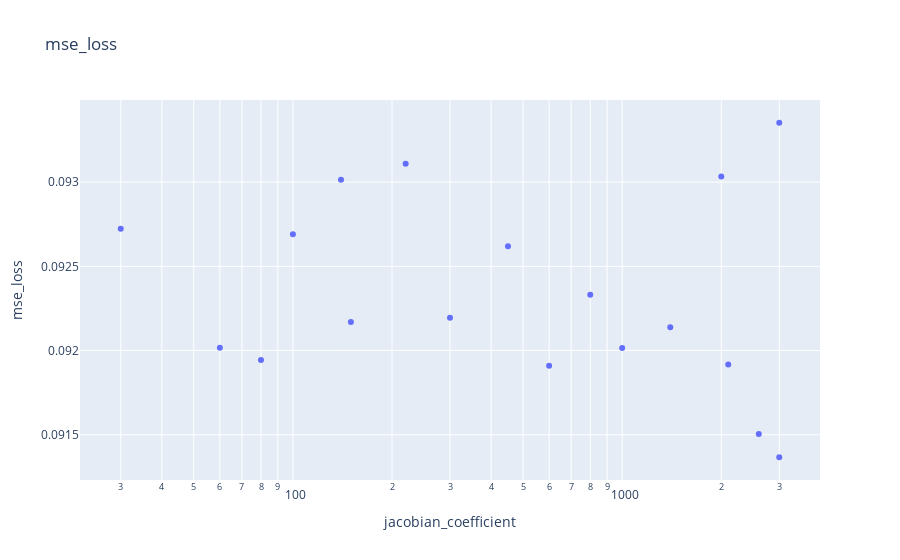
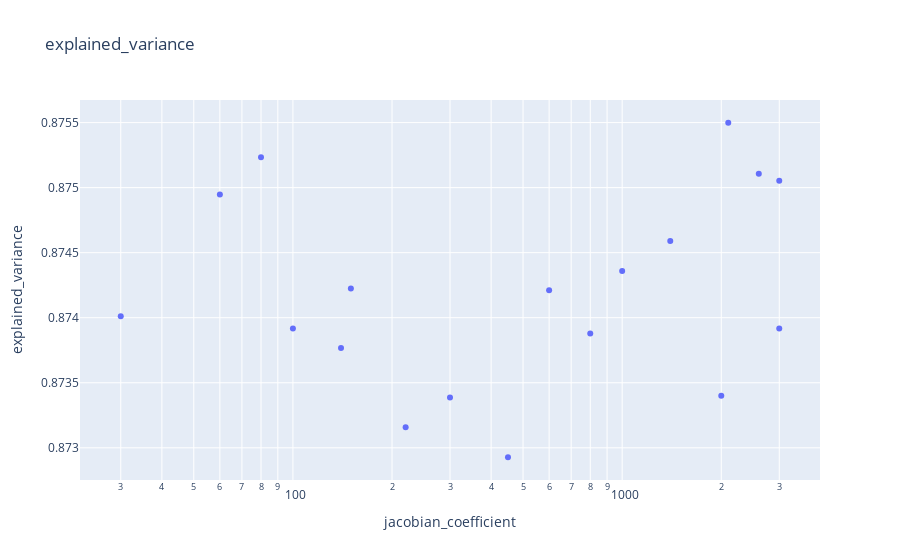
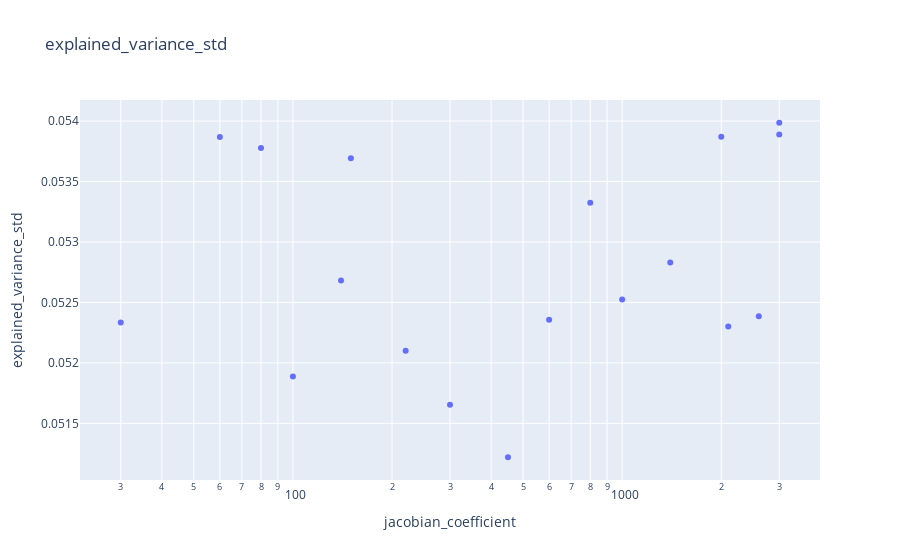
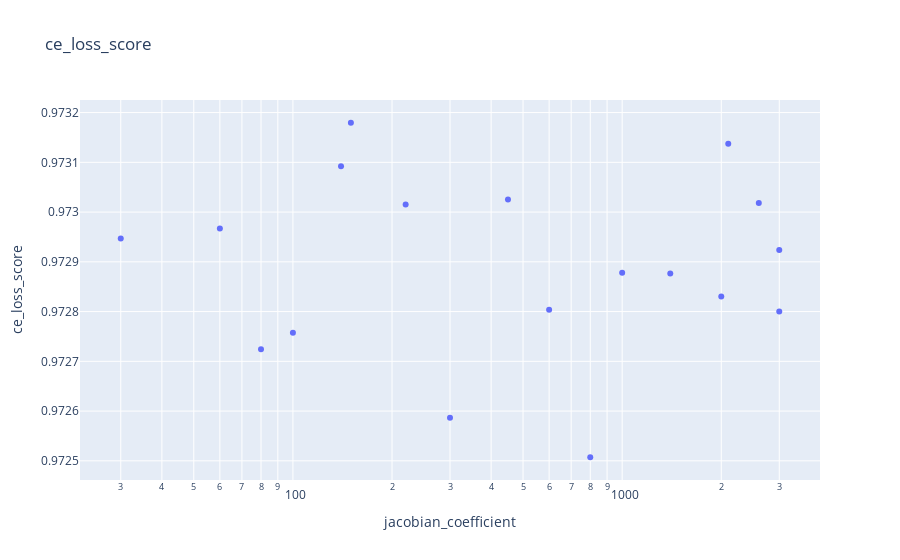

The notebook cell these images were saved under, in order:
### Code cell
jac_range = [30, 3_000]
df_filtered = df[df["jacobian_coefficient"] >= jac_range[0]]
df_filtered = df_filtered[df_filtered["jacobian_coefficient"] <= jac_range[1]]

for m in metrics:
    metric = m.split(".")[1] if "." in m else m.split("/")[1]
    px.scatter(df_filtered, x="jacobian_coefficient", y=metric, log_x=True, title=metric).show()

### Figure 1 — Plotly figure (JSON) as saved in the notebook; plotly's stock layout.template omitted (floating-point values rounded to 4 significant figures)
{"data": [{"hovertemplate": "jacobian_coefficient=%{x}<br>mse_loss=%{y}<extra></extra>", "legendgroup": "", "marker": {"color": "#636efa", "symbol": "circle"}, "mode": "markers", "name": "", "orientation": "v", "showlegend": false, "type": "scatter", "x": [3000, 1000, 600, 300, 100, 3000, 2000, 800, 30, 60, 80, 150, 220, 450, 1400, 2100, 2600, 140], "xaxis": "x", "y": [0.09335, 0.09202, 0.09191, 0.09219, 0.09269, 0.09137, 0.09303, 0.09233, 0.09272, 0.09202, 0.09194, 0.09217, 0.09311, 0.09262, 0.09214, 0.09192, 0.09151, 0.09301], "yaxis": "y"}], "layout": {"legend": {"tracegroupgap": 0}, "title": {"text": "mse_loss"}, "xaxis": {"anchor": "y", "domain": [0, 1], "title": {"text": "jacobian_coefficient"}, "type": "log"}, "yaxis": {"anchor": "x", "domain": [0, 1], "title": {"text": "mse_loss"}}}}

### Figure 2 — Plotly figure (JSON) as saved in the notebook; plotly's stock layout.template omitted (floating-point values rounded to 4 significant figures)
{"data": [{"hovertemplate": "jacobian_coefficient=%{x}<br>explained_variance=%{y}<extra></extra>", "legendgroup": "", "marker": {"color": "#636efa", "symbol": "circle"}, "mode": "markers", "name": "", "orientation": "v", "showlegend": false, "type": "scatter", "x": [3000, 1000, 600, 300, 100, 3000, 2000, 800, 30, 60, 80, 150, 220, 450, 1400, 2100, 2600, 140], "xaxis": "x", "y": [0.8739, 0.8744, 0.8742, 0.8734, 0.8739, 0.8751, 0.8734, 0.8739, 0.874, 0.8749, 0.8752, 0.8742, 0.8732, 0.8729, 0.8746, 0.8755, 0.8751, 0.8738], "yaxis": "y"}], "layout": {"legend": {"tracegroupgap": 0}, "title": {"text": "explained_variance"}, "xaxis": {"anchor": "y", "domain": [0, 1], "title": {"text": "jacobian_coefficient"}, "type": "log"}, "yaxis": {"anchor": "x", "domain": [0, 1], "title": {"text": "explained_variance"}}}}

### Figure 3 — Plotly figure (JSON) as saved in the notebook; plotly's stock layout.template omitted (floating-point values rounded to 4 significant figures)
{"data": [{"hovertemplate": "jacobian_coefficient=%{x}<br>explained_variance_std=%{y}<extra></extra>", "legendgroup": "", "marker": {"color": "#636efa", "symbol": "circle"}, "mode": "markers", "name": "", "orientation": "v", "showlegend": false, "type": "scatter", "x": [3000, 1000, 600, 300, 100, 3000, 2000, 800, 30, 60, 80, 150, 220, 450, 1400, 2100, 2600, 140], "xaxis": "x", "y": [0.05389, 0.05252, 0.05236, 0.05165, 0.05189, 0.05399, 0.05387, 0.05332, 0.05233, 0.05387, 0.05378, 0.05369, 0.0521, 0.05122, 0.05283, 0.0523, 0.05239, 0.05268], "yaxis": "y"}], "layout": {"legend": {"tracegroupgap": 0}, "title": {"text": "explained_variance_std"}, "xaxis": {"anchor": "y", "domain": [0, 1], "title": {"text": "jacobian_coefficient"}, "type": "log"}, "yaxis": {"anchor": "x", "domain": [0, 1], "title": {"text": "explained_variance_std"}}}}

### Figure 4 — Plotly figure (JSON) as saved in the notebook; plotly's stock layout.template omitted (floating-point values rounded to 4 significant figures)
{"data": [{"hovertemplate": "jacobian_coefficient=%{x}<br>ce_loss_score=%{y}<extra></extra>", "legendgroup": "", "marker": {"color": "#636efa", "symbol": "circle"}, "mode": "markers", "name": "", "orientation": "v", "showlegend": false, "type": "scatter", "x": [3000, 1000, 600, 300, 100, 3000, 2000, 800, 30, 60, 80, 150, 220, 450, 1400, 2100, 2600, 140], "xaxis": "x", "y": [0.9729, 0.9729, 0.9728, 0.9726, 0.9728, 0.9728, 0.9728, 0.9725, 0.9729, 0.973, 0.9727, 0.9732, 0.973, 0.973, 0.9729, 0.9731, 0.973, 0.9731], "yaxis": "y"}], "layout": {"legend": {"tracegroupgap": 0}, "title": {"text": "ce_loss_score"}, "xaxis": {"anchor": "y", "domain": [0, 1], "title": {"text": "jacobian_coefficient"}, "type": "log"}, "yaxis": {"anchor": "x", "domain": [0, 1], "title": {"text": "ce_loss_score"}}}}
